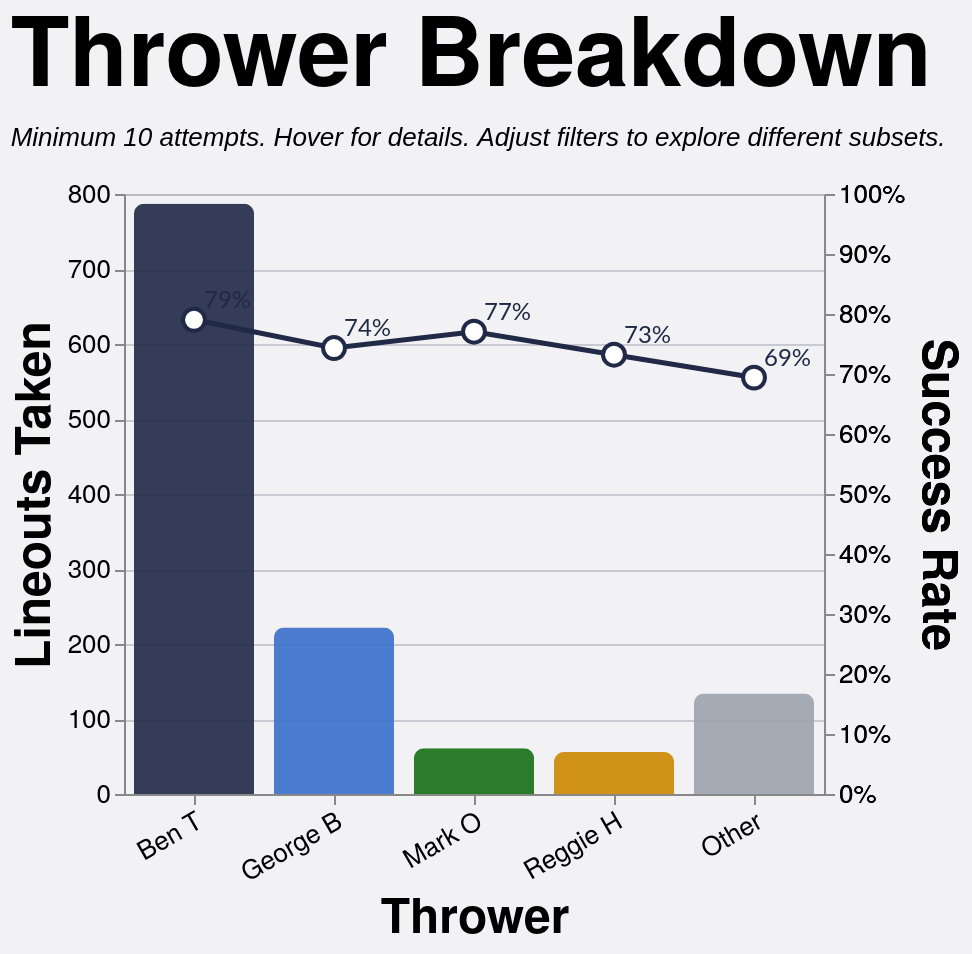

Source (Vega-Lite JSON):
### Vega-Lite specification from a JSON file in a GitHub repository (floating-point values rounded to 4 significant figures; data arrays with more than 128 entries replaced by an {"elided": "..."} marker saying what was removed)
{"config": {"axis": {"labelFont": "PT Sans Narrow, Helvetica Neue, Helvetica, Arial, sans-serif", "titleFont": "PT Sans Narrow, Helvetica Neue, Helvetica, Arial, sans-serif", "labelFontSize": 13, "titleFontSize": 24, "gridColor": "#202947", "gridOpacity": 0.2, "zindex": 1}, "text": {"font": "Lato, sans-serif"}, "bar": {"cornerRadiusEnd": 5}, "header": {"labelFont": "PT Sans Narrow, Helvetica Neue, Helvetica, Arial, sans-serif", "titleFont": "PT Sans Narrow, Helvetica Neue, Helvetica, Arial, sans-serif", "labelFontSize": 24, "titleFontSize": 28, "labelFontWeight": "bold", "orient": "left"}, "legend": {"labelFont": "PT Sans Narrow, Helvetica Neue, Helvetica, Arial, sans-serif", "titleFont": "PT Sans Narrow, Helvetica Neue, Helvetica, Arial, sans-serif", "labelFontSize": 14, "titleFontSize": 16, "titlePadding": 5, "fillColor": "white", "strokeColor": "black", "padding": 10, "titleFontWeight": "lighter", "titleFontStyle": "italic", "titleColor": "gray", "offset": 10}, "title": {"font": "PT Sans Narrow, Helvetica Neue, Helvetica, Arial, sans-serif", "fontSize": 48, "fontWeight": "bold", "anchor": "start", "align": "center", "titlePadding": 20, "subtitlePadding": 10, "subtitleFontSize": 13, "subtitleColor": "", "subtitleFontStyle": "italic", "offset": 15, "color": "black"}, "axisX": {"labelAngle": 0}, "facet": {"title": null, "header": null, "align": {"row": "each", "column": "each"}}, "resolve": {"scale": {"y": "independent", "facet": "independent"}}, "background": "#f2f1f4", "scale": {"offsetBandPaddingOuter": 0.2, "offsetBandPaddingInner": 0.1}}, "layer": [{"mark": {"type": "bar", "opacity": 0.9, "size": 60}, "encoding": {"color": {"field": "thrower_tier", "legend": null, "scale": {"domain": ["Ben T", "George B", "Mark O", "Reggie H", "Other"], "range": ["#202946", "#3a6fcc", "#146f14", "#cc8800", "#9ca3af"]}, "type": "nominal"}, "stroke": {"value": "transparent"}, "tooltip": [{"field": "thrower_tier_name", "title": "Thrower", "type": "nominal"}, {"field": "attempts", "format": ",.0f", "title": "Attempts", "type": "quantitative"}, {"field": "won", "format": ",.0f", "title": "Won", "type": "quantitative"}, {"field": "success_rate", "format": ".1%", "title": "Success Rate", "type": "quantitative"}], "x": {"axis": {"labelAngle": -30}, "field": "thrower_tier", "sort": ["Ben T", "George B", "Mark O", "Reggie H", "Other"], "title": "Thrower", "type": "nominal"}, "y": {"field": "attempts", "title": "Lineouts Taken", "type": "quantitative"}}, "transform": [{"filter": "(loSquad == 'All' || datum.squad == loSquad) && (loSeason == 'All' || datum.season == loSeason) && (loGameType == 'All' || (loGameType == 'League + Cup' && (datum.game_type == 'League' || datum.game_type == 'Cup')) || (loGameType == 'League only' && datum.game_type == 'League') || datum.game_type == loGameType) && (loThrower == 'All' || datum.thrower == loThrower) && (loJumper == 'All' || datum.jumper == loJumper) && (loArea == 'All' || datum.area == loArea) && (loNumbers == 'All' || datum.numbers == loNumbers)"}, {"aggregate": [{"op": "count", "as": "attempts"}, {"op": "sum", "field": "won", "as": "won"}], "groupby": ["thrower_tier", "thrower_tier_name"]}, {"calculate": "datum.won / datum.attempts", "as": "success_rate"}]}, {"mark": {"type": "line", "point": {"fill": "white", "filled": false, "size": 120, "stroke": "#202946"}, "stroke": "#202946", "strokeWidth": 2.5}, "encoding": {"tooltip": [{"field": "thrower_tier_name", "title": "Thrower", "type": "nominal"}, {"field": "attempts", "format": ",.0f", "title": "Attempts", "type": "quantitative"}, {"field": "won", "format": ",.0f", "title": "Won", "type": "quantitative"}, {"field": "success_rate", "format": ".1%", "title": "Success Rate", "type": "quantitative"}], "x": {"axis": {"labelAngle": -30}, "field": "thrower_tier", "sort": ["Ben T", "George B", "Mark O", "Reggie H", "Other"], "title": "Thrower", "type": "nominal"}, "y": {"axis": {"format": "%"}, "field": "success_rate", "scale": {"domain": [0, 1]}, "title": "Success Rate", "type": "quantitative"}}, "transform": [{"filter": "(loSquad == 'All' || datum.squad == loSquad) && (loSeason == 'All' || datum.season == loSeason) && (loGameType == 'All' || (loGameType == 'League + Cup' && (datum.game_type == 'League' || datum.game_type == 'Cup')) || (loGameType == 'League only' && datum.game_type == 'League') || datum.game_type == loGameType) && (loThrower == 'All' || datum.thrower == loThrower) && (loJumper == 'All' || datum.jumper == loJumper) && (loArea == 'All' || datum.area == loArea) && (loNumbers == 'All' || datum.numbers == loNumbers)"}, {"aggregate": [{"op": "count", "as": "attempts"}, {"op": "sum", "field": "won", "as": "won"}], "groupby": ["thrower_tier", "thrower_tier_name"]}, {"calculate": "datum.won / datum.attempts", "as": "success_rate"}]}, {"mark": {"type": "text", "align": "left", "baseline": "middle", "color": "#202946", "dx": 5, "dy": -10, "fontSize": 12}, "encoding": {"text": {"field": "success_rate", "format": ".0%", "type": "quantitative"}, "x": {"axis": {"labelAngle": -30}, "field": "thrower_tier", "sort": ["Ben T", "George B", "Mark O", "Reggie H", "Other"], "title": "Thrower", "type": "nominal"}, "y": {"axis": {"format": "%"}, "field": "success_rate", "scale": {"domain": [0, 1]}, "title": "Success Rate", "type": "quantitative"}}, "transform": [{"filter": "(loSquad == 'All' || datum.squad == loSquad) && (loSeason == 'All' || datum.season == loSeason) && (loGameType == 'All' || (loGameType == 'League + Cup' && (datum.game_type == 'League' || datum.game_type == 'Cup')) || (loGameType == 'League only' && datum.game_type == 'League') || datum.game_type == loGameType) && (loThrower == 'All' || datum.thrower == loThrower) && (loJumper == 'All' || datum.jumper == loJumper) && (loArea == 'All' || datum.area == loArea) && (loNumbers == 'All' || datum.numbers == loNumbers)"}, {"aggregate": [{"op": "count", "as": "attempts"}, {"op": "sum", "field": "won", "as": "won"}], "groupby": ["thrower_tier", "thrower_tier_name"]}, {"calculate": "datum.won / datum.attempts", "as": "success_rate"}]}], "data": {"name": "data-33976070b0721014a7bdf5b5f913934c"}, "height": 300, "params": [{"name": "loSquad", "value": "All"}, {"name": "loSeason", "value": "All"}, {"name": "loGameType", "value": "All"}, {"name": "loThrower", "value": "All"}, {"name": "loJumper", "value": "All"}, {"name": "loArea", "value": "All"}, {"name": "loNumbers", "value": "All"}], "resolve": {"scale": {"y": "independent"}}, "title": {"text": "Thrower Breakdown", "subtitle": "Minimum 10 attempts. Hover for details. Adjust filters to explore different subsets."}, "width": {"step": 70}, "$schema": "https://vega.github.io/schema/vega-lite/v5.20.1.json", "datasets": {"data-33976070b0721014a7bdf5b5f913934c": {"elided": "1260 records"}}}
